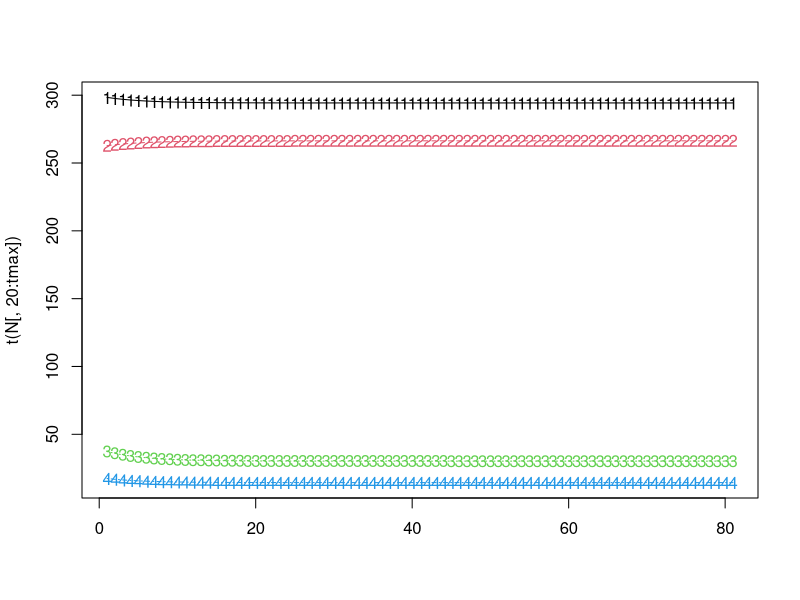
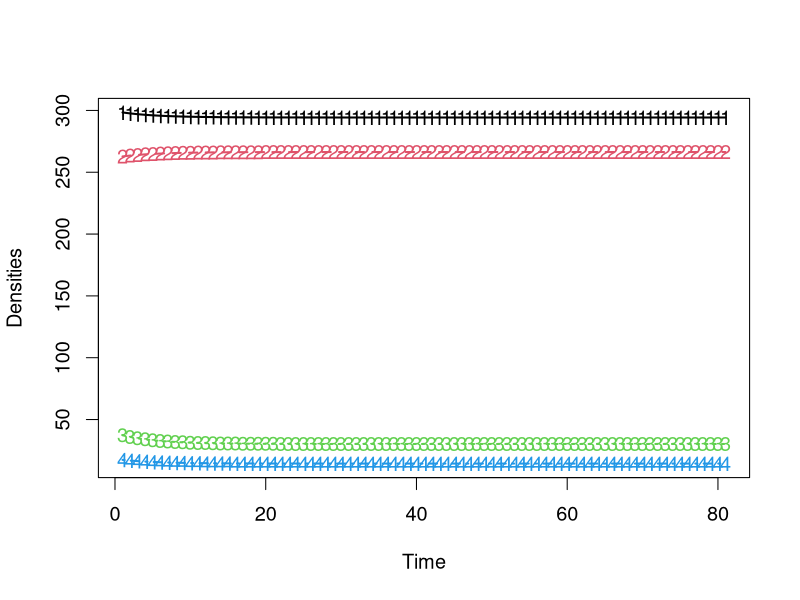
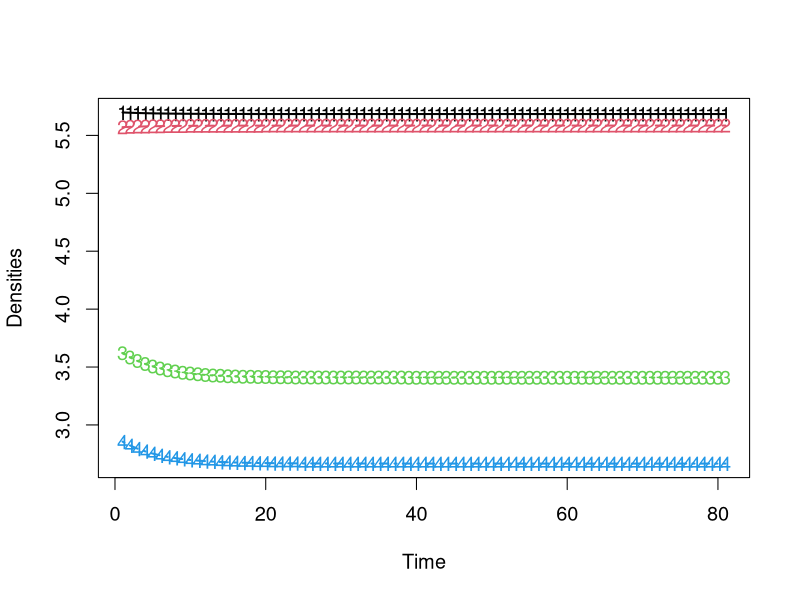

These charts were generated, in order, by the following R code:
#####################################################################################################################################
### FBarraquand & OGimenez 14/11/2017 -- Two species density-dependent matrix model // predator -prey version
### 'New' version with density-dependence intra and inter affecting four vital rates, each vital rate affected once
### 18/03/2018 Added the exponential function just like in Neubert & Caswell or Bachar's internship 
#####################################################################################################################################

library('Matrix')

####################### Definition of functions #####################################################

logistic=function(x,x_thresh=1,steepness=1){
return(1/(1+exp(-steepness*(x-x_thresh))))
}

# Computes vital rates from the state vector N 
vital_rates=function(params,N){

############ Parameters used as inputs #################################################################
### we have params = c(phiJ_V,phiA_V,phiJ_P,phiA_P,gamma_V,gamma_P,b_P,b_V,beta,eta,V_thresh,P_thresh)
### The vector of state variables is N = c(N^J_V,N^A_V,N^J_P,N^A_P)
#########################################################################################################

###################################### Projection matrix ####################################################
# we have a projection matrix of the form 
# for prey: [(1-gamma_V)*phiJ_V, b_V, 
#             gamma_V*phiJ_V,   phiA_V]
### We could eventually add a + bJ_V juvenile fertility to the 1st line first column for e.g. passerine birds
# for predator: [(1-gamma_P)*phiJ_P, b_P, 
#             gamma_P*phiJ_P,   phiA_P]
##################################################################################################################

########### Density-dependence ##############################################################################
# Here we use 4 different vital rates upon which the densities impose some density-dependence
# Each of these 4 VRs is affected by different element of the state vector N   
# Now beta[i] models threshold value for the density-dependent term i
# and eta[i] controls the steepness of the logistic function employed
# Thus we lose 2 parameters compared with the previous version
  
# lambda[i] is the new parameter in the exponential
#############################################################################################################

VR=matrix(NA,nrow=4,ncol=4)
#beta = params[9:12] # beta = c(15,10,15,5) # predation kicks in at higher densities than prey DD
#eta = params[13:16] # eta = c(-1,-1,1,-1)
lambda = params[9:12] 
### Sidenote: it looks like the logistic allows two implicitly connect better than other functions
### the prey mortality and predator reproduction process because we can specify one as the inverse
### of the other, and with similar threshold of juv prey density for both processes

f=rep(NA,4) ### functions
f[1] = exp(-lambda[1]*N[2])     #effects of adult prey on juvenile prey
f[2] = exp(-lambda[2]*N[4])     #effects of adult predators on prey juv survival 
f[3] = exp(-lambda[3]*N[4])     #effects of adult predators on juvenile predator survival
f[4] = 1 - exp(-lambda[4]*N[1]) #adult predator eats juvenile prey which enhances predator prod

VR_prey = matrix(c((1-params[5])*params[1]*f[2], params[7]*f[1], 
            params[5]*params[1]*f[2],  params[2]),nrow = 2, ncol = 2, byrow = TRUE)

VR_pred =  matrix(c((1-params[6])*params[3]*f[3], params[8]*f[4], 
             params[6]*params[3]*f[3], params[4]),nrow = 2, ncol = 2, byrow = TRUE)

VR=bdiag(VR_prey,VR_pred)

return(VR)

### Eventually, the O blocks of this matrix could be used to model interactions later on 
### (i.e., matter flow leaving the prey for the predator) with appropriate density-dependencies
}

############################################# end of functions def. ############################################################


################### Main program ############################################################################################### 

### Initialization
set.seed(42) 

# Define parameters
tmax = 100 #max time for sim

### Parameters revised

### Max rate parameters
# Prey (max) survival (v for victim)
phiJ_V = 0.4
phiA_V = 0.6
# Predator survival 
phiJ_P = 0.7 ## 0.5 to 0/7 
phiA_P = 0.9 ## 0.9 to 0.97
# Transition rate from juvenile to adulthood
gamma_V = 1
gamma_P = 0.5 #1/4 to 1 
# Reproduction (b or pi or f) max rate // only adults reproduce
b_P = 2 # 0.25 (albatross -- one chick every two year, hence 1 female in 4 years) to 7 (artic fox)
b_V = 7 # 5 to 10 (20 females sounds like a max per year, even for a vole...)

###################### Density-dependence parameters #####################################
### Now beta is the vector of threshold values and eta the vector of steepness
#beta = c(15,10,15,5) # predation kicks in at higher densities than prey DD
beta = c(15,30,5,10)
eta = c(-1,-1,-1,1)
### Threshold changed for exponential, since these are defined to half-reduction densities
x_lambda = c(100,100,5,5)
lambda = log(2)/x_lambda

### Sidenote: it looks like the logistic allows two implicitly connect better than other functions
### the prey mortality and predator reproduction process because we can specify one as the inverse
### of the other, and with similar threshold of juv prey density for both processes

### --- would be easier to compute as fraction of equilibrium densities... 

# Bundle the whole shabang into a single vector, which we then feed to the function
#params = c(phiJ_V,phiA_V,phiJ_P,phiA_P,gamma_V,gamma_P,b_P,b_V,beta,eta)
params = c(phiJ_V,phiA_V,phiJ_P,phiA_P,gamma_V,gamma_P,b_V,b_P,lambda)

# Initialize the state vector
N=matrix(NA,4,tmax)
N[,1] = runif(4,50,100) ### we state 4 values for 2 species and 2 stages

############################# Loop over time #################################################################

for (t in 1:(tmax-1)){
	## Compute vital rates as a function of the initial state
	vital_rate_matrix = as.matrix(vital_rates(params,N[,t])) 
	N[,t+1] = vital_rate_matrix %*% N[,t] 
}
N[,tmax]
matplot(t(N[,20:tmax]))
matlines(t(N[,20:tmax]))
############################################ end of simulation ##################################################################

pdf(file="TimePlot_BGpredation_exponential.pdf",width=12,height=8)
par(cex=1.2)
matplot(t(N[,20:tmax]),xlab="Time",ylab="Densities")
matlines(t(N[,20:tmax]),lwd=2)
dev.off()

pdf(file="TimePlot_BGpredation_exponential_log.pdf",width=12,height=8)
par(cex=1.2)
matplot(t(log(N[,20:tmax])),xlab="Time",ylab="Densities")
matlines(t(log(N[,20:tmax])),lwd=2)
dev.off()

### Note: I can make a program to see where we are in parameter space with the density-independent model
# We want to have the largest eigenvalue close to 1 in terms of modulus
### or can't we look at it this way? 

# Computes vital rates from the state vector N 
max_modulusEigen_DImodel=function(params, factorCorrect = 1 ){
  
  VR=matrix(NA,nrow=4,ncol=4)
  # factorCorrect // May be used to lower the vital rates based on the fact that their are lower in the DD model
  VR_prey = matrix(c((1-params[5])*params[1]*factorCorrect, params[7], 
                     params[5]*params[1]*factorCorrect,  params[2]),nrow = 2, ncol = 2, byrow = TRUE)
  
  VR_pred =  matrix(c((1-params[6])*params[3], params[8]*factorCorrect, 
                      params[6]*params[3], params[4]),nrow = 2, ncol = 2, byrow = TRUE)
  
  VR=bdiag(VR_prey,VR_pred)
  max_eig = max(abs(eigen(VR)$values))
  return(max_eig)
}

max_modulusEigen_DImodel(params)
max_modulusEigen_DImodel(params,factorCorrect = 0.5)
max_modulusEigen_DImodel(params,factorCorrect = 0.1)

## This parameter set seems to highlight interesting 4-point cycles for the prey 
## coexisting with longer cycles for the predator, which is super interesting. 

